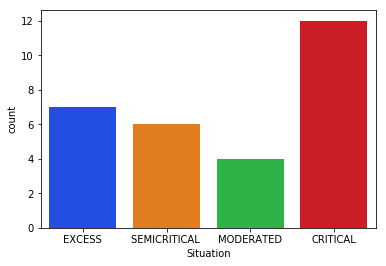

The Python source for this figure:
import pandas as pd
import seaborn as sb
import matplotlib.pyplot as plt

data=pd.read_csv("data.csv")
#checking for null values
sb.heatmap(data.isnull())
#counting for target variable
sb.countplot(x='Situation',data=data)
#info about data
data.info()

Availabilty = pd.get_dummies(data['Situation'],drop_first=True)
data.drop(['Situation'],axis=1,inplace=True)
data1 = pd.concat([data,Availabilty],axis=1)
#correlation b/w variables
sb.heatmap(data1.corr())

data1["Total_Rainfall"].plot(kind='line')
data1["Net annual groundwater availability"].plot()
data1["Total_Usage"].plot()
plt.legend(['Total_Rainfall','Net annual groundwater availability','Total_Usage'])
#for annum ground water analysis
data1.mean()
labels='Total Rainfall','Net Annual GroundWater','Total Use','Future Available','Projected demand for domestic and industrial uses upto 2025','Natural discharge during non-monsoon season'
sizes=[14.84,13.64,8.39,5.29,1.063483,1.210483]
cols = ['c','m','r','b','g','y']
plt.pie(sizes,labels=labels,colors=cols,startangle=90,shadow=True,explode=(0,0.01,0.01,0.01,0.1,0.2),autopct='%1.1f%%')

sb.pairplot(data1, x_vars='Groundwater availability for future irrigation use', y_vars='Net annual groundwater availability', kind='scatter', diag_kind='hist',size=6.0)
